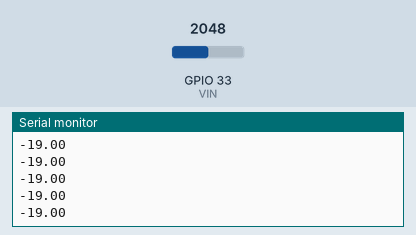
This sketch was run on a simulated ESP32. On the bench: the last lines printed to the serial monitor. The test bench sets the inputs (shaded band); at power-on: GPIO 33 (VIN) = 2048.

Above: at 1.2 s.
1.3 s: GPIO 33 (VIN) set to 2866
At 1.31 s:
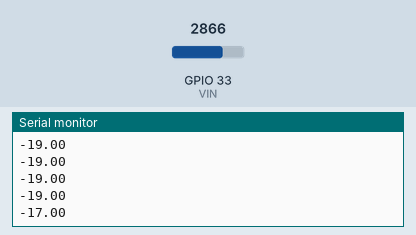
2.8 s: GPIO 33 (VIN) set to 3603
At 2.81 s:
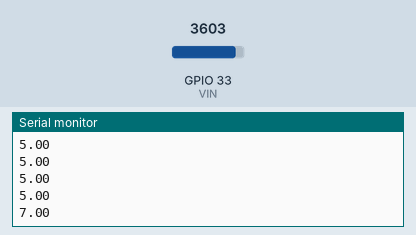
Timing chart, 0 to 5.8 s (numbered marks = the images above; inputs shaded):
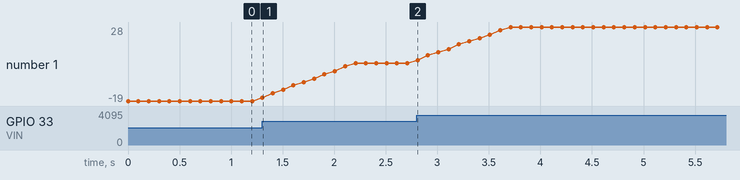

The sketch:

ACS758toESP32.ino
```cpp
#define VIN 33 // define the Arduino pin A0 as voltage input (V in)
const float VCC = 5.0; // supply voltage 5V or 3.3V. If using PCB, set to 5V only.
const int model = 0;    // enter the model (see below)
float rawvoltage;

#include <movingAvg.h>
movingAvg avgCurr(10);

float cutOffLimit = 1.00; // reading cutt off current. 1.00 is 1 Ampere

/*
          "ACS758LCB-050B",// for model use 0
          "ACS758LCB-050U",// for model use 1
          "ACS758LCB-100B",// for model use 2
          "ACS758LCB-100U",// for model use 3
          "ACS758KCB-150B",// for model use 4
          "ACS758KCB-150U",// for model use 5
          "ACS758ECB-200B",// for model use 6
          "ACS758ECB-200U"// for model use  7
sensitivity array is holding the sensitivity of the  ACS758
current sensors. Do not change.
*/
float sensitivity[] = {
    40.0, // for ACS758LCB-050B
    60.0, // for ACS758LCB-050U
    20.0, // for ACS758LCB-100B
    40.0, // for ACS758LCB-100U
    13.3, // for ACS758KCB-150B
    16.7, // for ACS758KCB-150U
    10.0, // for ACS758ECB-200B
    20.0  // for ACS758ECB-200U
};

/*
 *   quiescent Output voltage is a factor for VCC that appears at output
 *   when the current is zero.
 *   for Bidirectional sensor it is 0.5 x VCC
 *   for Unidirectional sensor it is 0.12 x VCC
 *   for model ACS758LCB-050B, the B at the end represents Bidirectional (polarity doesn't matter)
 *   for model ACS758LCB-100U, the U at the end represents Unidirectional (polarity must match)
 *    Do not change.
 */
float quiescent_Output_voltage[] = {
    0.5,  // for ACS758LCB-050B
    0.12, // for ACS758LCB-050U
    0.5,  // for ACS758LCB-100B
    0.12, // for ACS758LCB-100U
    0.5,  // for ACS758KCB-150B
    0.12, // for ACS758KCB-150U
    0.5,  // for ACS758ECB-200B
    0.12  // for ACS758ECB-200U
};

const float FACTOR = sensitivity[model] / 1000;             // set sensitivity for the selected model
const float QOV = quiescent_Output_voltage[model] * VCC;    // set quiescent Output voltage for the selected model
float voltage;                                               // internal variable for voltage

void setup()
{

    //Robojax.com ACS758 Current Sensor
    Serial.begin(9600); // initialize serial monitor
    avgCurr.begin();
}

void loop()
{
    //Robojax.com ACS758 Current Sensor
    rawvoltage = analogRead(VIN);
    float voltage_raw = (5.0 / 4095.0) * analogRead(VIN); // diganti nanti make 4095 karena 12 bit
    voltage = voltage_raw - QOV - 0.77;
    float current = voltage / FACTOR;

    float avgcur = avgCurr.reading(current);
    Serial.println(avgcur);
    delay(100);


}
```

Measured:
- after the input at 1.3 s, the serial monitor: prints a new line at once (image 1)
- after the input at 2.8 s, the serial monitor: prints a new line at once (image 2)
- plotted number 1: -19 → 5 after the input at 1.3 s, 5 → 28 after the input at 2.8 s
